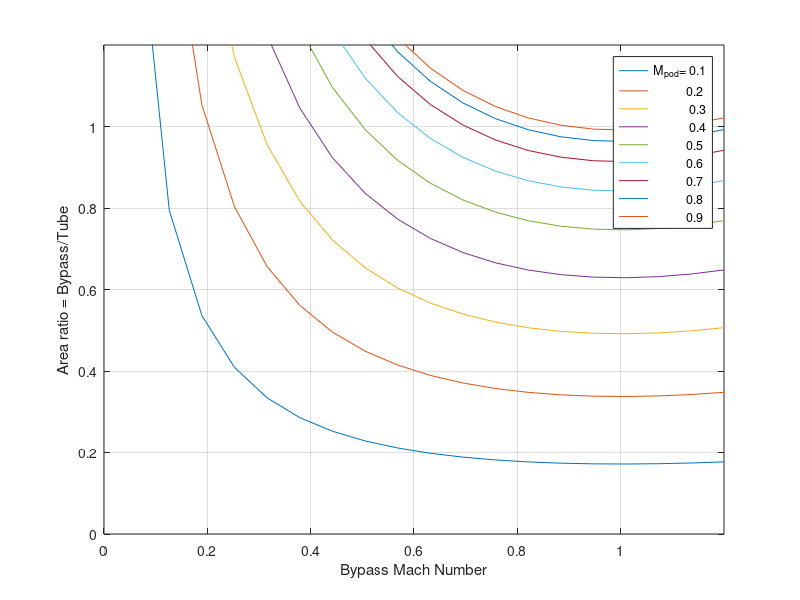
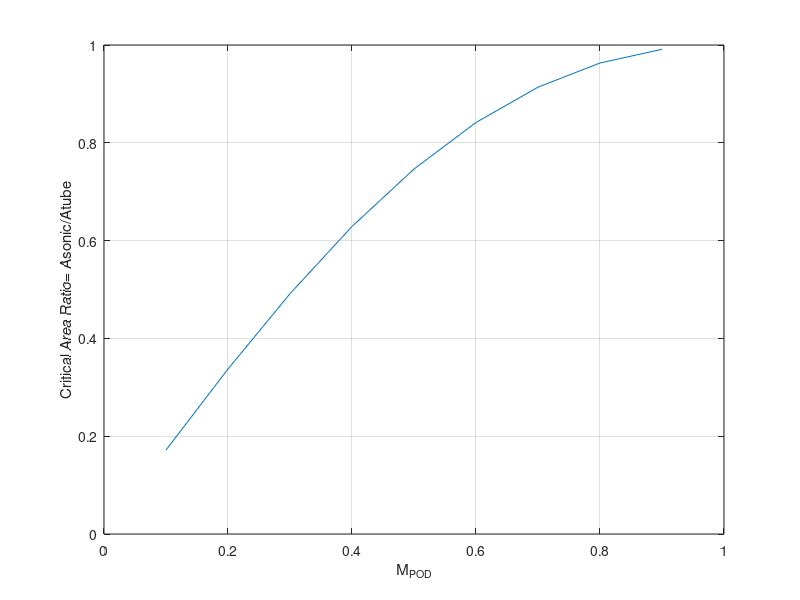

Recreate these plots in MATLAB, in order.
% Hyperloop critical area of pod to tube ratio 
% by mohammed Mahdi 
% KAU -Aeronautics department- college of engineering 
%phd program 
clc
clear all
%% inputs 
k=1.4;
y=(k-1)/2;
c=(k+1)/(2*(k-1));
M_pod=[0.1 0.2 0.3 0.4 0.5 0.6 0.7 0.8 0.9];
M_by=linspace(0.0,1.2,20);
A_ratio=zeros(length(M_pod),length(M_by));
for i=1:length(M_pod)
    for j=1:length(M_by)
        A_ratio(i,j)=(M_pod(i)/M_by(j))*(((1+y*(M_by(j))^2)/(1+y*(M_pod(i))^2))^c);
        A_cr(i)=1/[(1/M_pod(i))*((2+(k-1)*(M_pod(i))^2)/(k+1))^[c]];
    end
end

figure(1)
plot(M_by,A_ratio)
axis([0 1.2 0 1.2])
xlabel('Bypass Mach Number')
ylabel('Area ratio = Bypass/Tube')
legend('M_p_o_d= 0.1','           0.2','            0.3','            0.4','           0.5','           0.6','           0.7','           0.8','           0.9')
grid on

figure(2)
plot(M_pod,A_cr)
xlabel('M_P_O_D')
ylabel('Critical Area Ratio= Asonic/Atube')
grid on